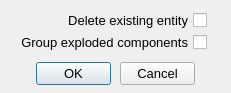
<?xml version="1.0" encoding="UTF-8"?>
<ui version="4.0">
 <class>Explode_Dialog</class>
 <widget class="QDialog" name="Explode_Dialog">
  <property name="geometry">
   <rect>
    <x>0</x>
    <y>0</y>
    <width>231</width>
    <height>93</height>
   </rect>
  </property>
  <property name="font">
   <font>
    <pointsize>10</pointsize>
   </font>
  </property>
  <property name="windowTitle">
   <string>Explode entity</string>
  </property>
  <widget class="QPushButton" name="_2">
   <property name="geometry">
    <rect>
     <x>120</x>
     <y>62</y>
     <width>75</width>
     <height>23</height>
    </rect>
   </property>
   <property name="text">
    <string>Cancel</string>
   </property>
   <property name="autoDefault">
    <bool>false</bool>
   </property>
  </widget>
  <widget class="QPushButton" name="_1">
   <property name="geometry">
    <rect>
     <x>36</x>
     <y>62</y>
     <width>75</width>
     <height>23</height>
    </rect>
   </property>
   <property name="text">
    <string>OK</string>
   </property>
   <property name="default">
    <bool>true</bool>
   </property>
  </widget>
  <widget class="QCheckBox" name="_101">
   <property name="enabled">
    <bool>true</bool>
   </property>
   <property name="geometry">
    <rect>
     <x>0</x>
     <y>32</y>
     <width>207</width>
     <height>21</height>
    </rect>
   </property>
   <property name="layoutDirection">
    <enum>Qt::RightToLeft</enum>
   </property>
   <property name="text">
    <string>Group exploded components</string>
   </property>
   <property name="checkable">
    <bool>true</bool>
   </property>
   <property name="checked">
    <bool>false</bool>
   </property>
   <property name="tristate">
    <bool>false</bool>
   </property>
  </widget>
  <widget class="QCheckBox" name="_100">
   <property name="enabled">
    <bool>true</bool>
   </property>
   <property name="geometry">
    <rect>
     <x>50</x>
     <y>10</y>
     <width>157</width>
     <height>21</height>
    </rect>
   </property>
   <property name="layoutDirection">
    <enum>Qt::RightToLeft</enum>
   </property>
   <property name="text">
    <string>Delete existing entity</string>
   </property>
   <property name="checkable">
    <bool>true</bool>
   </property>
   <property name="checked">
    <bool>false</bool>
   </property>
   <property name="tristate">
    <bool>false</bool>
   </property>
  </widget>
 </widget>
 <resources/>
 <connections/>
</ui>
